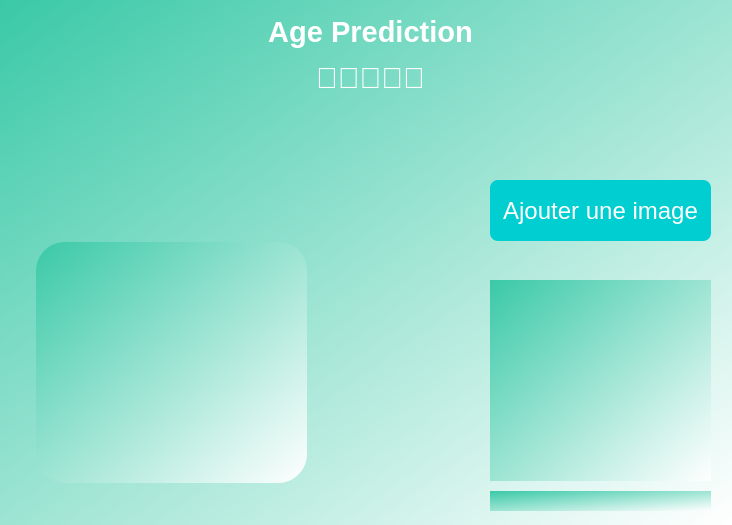
<?xml version="1.0" encoding="UTF-8"?>
<ui version="4.0">
 <class>MainWindow</class>
 <widget class="QMainWindow" name="MainWindow">
  <property name="geometry">
   <rect>
    <x>0</x>
    <y>0</y>
    <width>732</width>
    <height>525</height>
   </rect>
  </property>
  <property name="acceptDrops">
   <bool>true</bool>
  </property>
  <property name="windowTitle">
   <string>MainWindow</string>
  </property>
  <property name="styleSheet">
   <string notr="true">background-color: qlineargradient(spread:pad, x1:0, y1:0, x2:1, y2:1, stop:0 rgba(58, 201, 167, 255), stop:1 rgba(255, 255, 255, 255));</string>
  </property>
  <widget class="QWidget" name="centralwidget">
   <widget class="QPushButton" name="ajimg">
    <property name="geometry">
     <rect>
      <x>490</x>
      <y>180</y>
      <width>221</width>
      <height>61</height>
     </rect>
    </property>
    <property name="font">
     <font>
      <pointsize>18</pointsize>
      <weight>37</weight>
      <bold>false</bold>
     </font>
    </property>
    <property name="styleSheet">
     <string notr="true">overflow:hidden;
position:absolute;
z-index:-1;
color:#fff;
border-radius:8px;
background-color:#00ced1;
box-shadow:0px 0px 2px rgba(0, 0, 0, 0.25);
align-items:center;
font-weight:300;</string>
    </property>
    <property name="text">
     <string>Ajouter une image</string>
    </property>
   </widget>
   <widget class="QLabel" name="impred">
    <property name="geometry">
     <rect>
      <x>490</x>
      <y>280</y>
      <width>221</width>
      <height>201</height>
     </rect>
    </property>
    <property name="text">
     <string/>
    </property>
   </widget>
   <widget class="QLabel" name="titre">
    <property name="geometry">
     <rect>
      <x>0</x>
      <y>0</y>
      <width>741</width>
      <height>111</height>
     </rect>
    </property>
    <property name="autoFillBackground">
     <bool>false</bool>
    </property>
    <property name="styleSheet">
     <string notr="true">color:#fff;
font-weight:600;background:none;</string>
    </property>
    <property name="text">
     <string>&lt;html&gt;&lt;head/&gt;&lt;body&gt;&lt;p align=&quot;center&quot;&gt;&lt;span style=&quot; font-size:22pt;&quot;&gt;Age Prediction&lt;/span&gt;&lt;/p&gt;&lt;p align=&quot;center&quot;&gt;&lt;span style=&quot; font-size:22pt;&quot;&gt;👨‍👨‍👦👨‍👧&lt;/span&gt;&lt;/p&gt;&lt;/body&gt;&lt;/html&gt;</string>
    </property>
   </widget>
   <widget class="QLabel" name="result">
    <property name="geometry">
     <rect>
      <x>490</x>
      <y>491</y>
      <width>221</width>
      <height>20</height>
     </rect>
    </property>
    <property name="text">
     <string>&lt;html&gt;&lt;head/&gt;&lt;body&gt;&lt;p&gt;&lt;br/&gt;&lt;/p&gt;&lt;/body&gt;&lt;/html&gt;</string>
    </property>
   </widget>
   <widget class="QLabel" name="cover">
    <property name="geometry">
     <rect>
      <x>36</x>
      <y>242</y>
      <width>271</width>
      <height>241</height>
     </rect>
    </property>
    <property name="styleSheet">
     <string notr="true">border-image: url(:/images/dataset-cover.png);
border-radius:29px;</string>
    </property>
    <property name="text">
     <string/>
    </property>
   </widget>
  </widget>
 </widget>
 <resources>
  <include location="impred.qrc"/>
 </resources>
 <connections/>
</ui>
